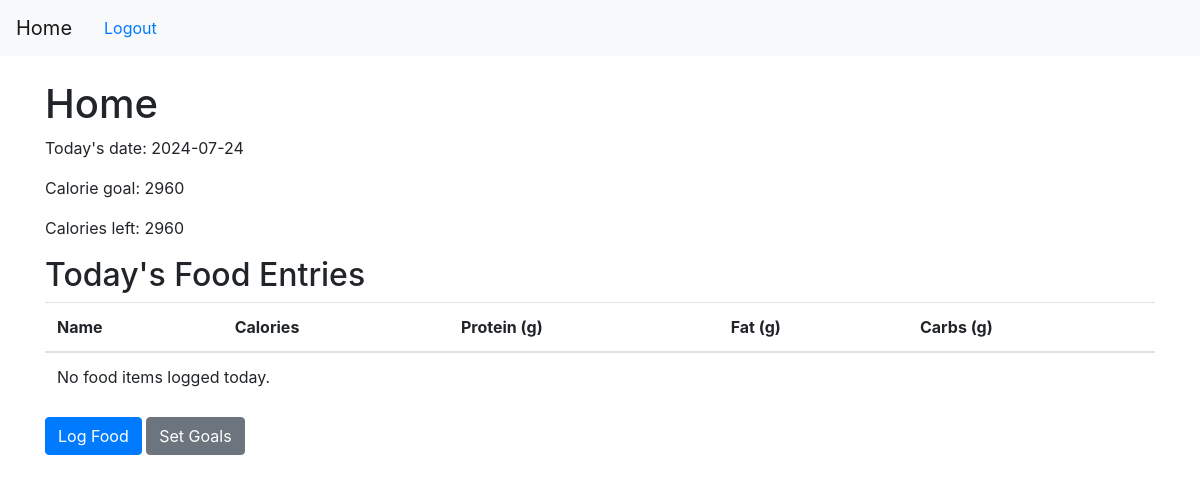
The page /home (signed in) on the database as committed earlier.
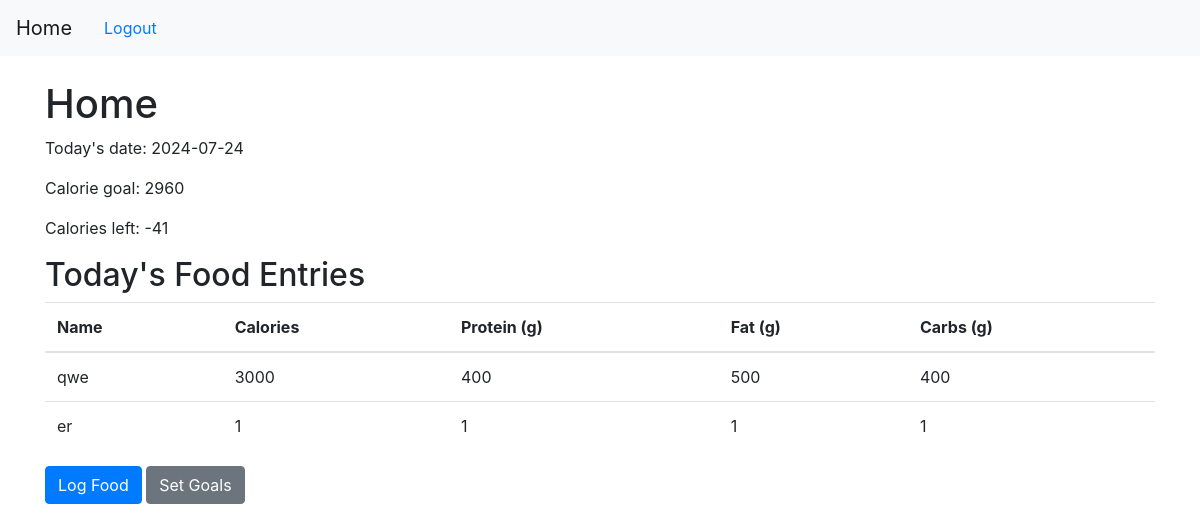
The same page on the database as committed later.
### app/models.py (models this page shows, shortened)
class User(UserMixin, db.Model):
    id = db.Column(db.Integer, primary_key=True)
    username = db.Column(db.String(150), unique=True, nullable=False)
    email = db.Column(db.String(150), unique=True, nullable=False)
    password_hash = db.Column(db.String(128), nullable=False)
    daily_calorie_goal = db.Column(db.Integer, nullable=False, default=2000)
    daily_protein_goal = db.Column(db.Integer, nullable=False, default=150)  # grams
    daily_fat_goal = db.Column(db.Integer, nullable=False, default=70)       # grams
    daily_carbs_goal = db.Column(db.Integer, nullable=False, default=250)
    food_entries = db.relationship('FoodEntry', backref='user', lazy=True)

class FoodEntry(db.Model):
    id = db.Column(db.Integer, primary_key=True)
    user_id = db.Column(db.Integer, db.ForeignKey('user.id'), nullable=False)
    date = db.Column(db.Date, default=datetime.utcnow)
    name = db.Column(db.String(100), nullable=False)
    calories = db.Column(db.Integer, nullable=False)
    protein = db.Column(db.Integer, nullable=False)
    fat = db.Column(db.Integer, nullable=False)
    carbs = db.Column(db.Integer, nullable=False)

### app/routes.py (the view)
@app.route('/home')
@login_required
def home():
    today = datetime.utcnow().date()
    user = current_user
    food_entries_today = FoodEntry.query.filter_by(user_id=user.id, date=today).all()
    total_calories = sum(entry.calories for entry in food_entries_today)
    calories_left = user.daily_calorie_goal - total_calories
    return render_template('home.html', today=today, calorie_goal=user.daily_calorie_goal,
                           calories_left=calories_left, food_entries=food_entries_today)

### app/__init__.py (called while the page is built)
@login_manager.user_loader
def load_user(user_id):
    return models.User.query.get(int(user_id))

### app/templates/home.html (shortened to what this page needs)
{% extends "base.html" %}
{% block content %}
<h1>Home</h1>
<p>Today's date: {{ today }}</p>
<p>Calorie goal: {{ calorie_goal }}</p>
<p>Calories left: {{ calories_left }}</p>
<h2>Today's Food Entries</h2>
<table class="table">
    <thead>
        <tr>
            <th>Name</th>
            <th>Calories</th>
            <th>Protein (g)</th>
            <th>Fat (g)</th>
            <th>Carbs (g)</th>
        </tr>
    </thead>
    <tbody>
        {% for entry in food_entries %}
        <tr>
            <td>{{ entry.name }}</td>
            <td>{{ entry.calories }}</td>
            <td>{{ entry.protein }}</td>
            <td>{{ entry.fat }}</td>
            <td>{{ entry.carbs }}</td>
        </tr>
        {% else %}
        <tr>
            <td colspan="5">No food items logged today.</td>
        </tr>
        {% endfor %}
    </tbody>
</table>
<a href="{{ url_for('log_food') }}" class="btn btn-primary">Log Food</a>
<a href="{{ url_for('set_goals') }}" class="btn btn-secondary">Set Goals</a>
{% endblock %}

### app/templates/base.html (shortened to what this page needs)
<!DOCTYPE html>
<html lang="en">
<head>
    <link rel="stylesheet" href="{{ url_for('static', filename='css/styles.css') }}">
    <link rel="stylesheet" href="https://maxcdn.bootstrapcdn.com/bootstrap/4.0.0/css/bootstrap.min.css">
    <link rel="stylesheet" href="https://cdnjs.cloudflare.com/ajax/libs/font-awesome/5.15.4/css/all.min.css">
</head>
<body>
    <nav class="navbar navbar-expand-lg navbar-light bg-light">
        <a class="navbar-brand" href="{{ url_for('home') }}">Home</a>
        {% if current_user.is_authenticated %}
            <a class="nav-link" href="{{ url_for('logout') }}">Logout</a>
        {% else %}
            <a class="nav-link" href="{{ url_for('login') }}">Login</a>
            <a class="nav-link" href="{{ url_for('register') }}">Register</a>
        {% endif %}
    </nav>
    <div class="container mt-4">
        {% block content %}
        {% endblock %}
    </div>
</body>
</html>

### app/static/css/styles.css (style rules this page uses)
body { font-family: Arial, sans-serif; }
nav { margin-bottom: 20px; }
nav a { margin-right: 10px; text-decoration: none; }
.container { max-width: 800px; margin: 0 auto; }
h1, h2 { color: #333; }

Rows that differ between the two databases and show on the page:
added FoodEntry: name "qwe", calories "3000", protein "400", fat "500", carbs "400"
added FoodEntry: name "er", calories "1", protein "1", fat "1", carbs "1"
Other text that changed with them:
{{ calories_left }}: "2960" → "-41"
text no longer shown: "No food items logged today."
